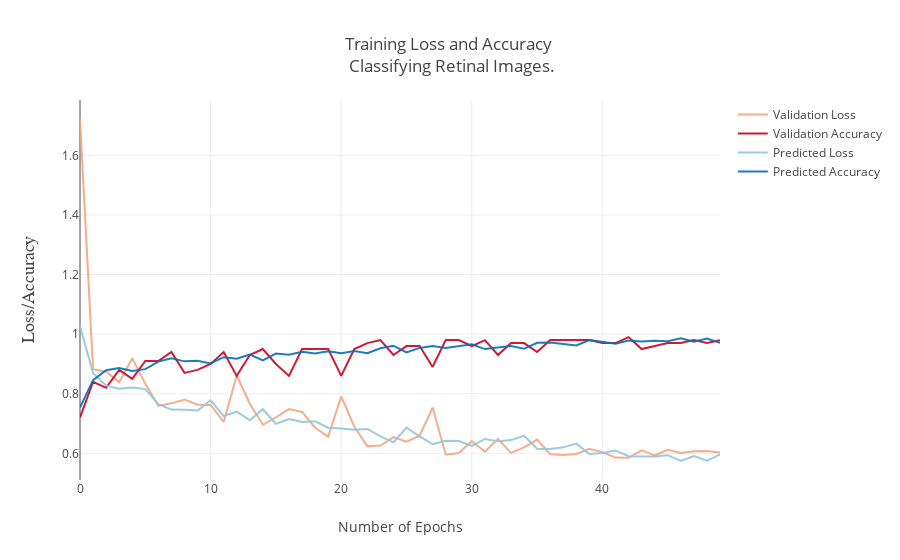

Source (notebook cell):
### Code cell
N = epochs_num #Number of epochs in training

val_loss = go.Scatter(x=np.arange(0, N),y=H.history['val_loss'],
                name = "Validation Loss",line = dict(color = '#f4a582'),opacity = 0.9)

val_acc = go.Scatter(x=np.arange(0, N),y=H.history['val_acc'],
                name = "Validation Accuracy",line = dict(color = '#ca0020'),opacity = 0.9)

loss = go.Scatter(x=np.arange(0, N),y=H.history['loss'],
                name = "Predicted Loss",line = dict(color = '#92c5de'),opacity = 0.9)

acc = go.Scatter(x=np.arange(0, N),y=H.history['acc'],name = "Predicted Accuracy",
                line = dict(color = '#0571b0'),opacity = 0.9)

data = [val_loss,val_acc,loss,acc]


layout = go.Layout(title='Training Loss and Accuracy <br> Classifying Retinal Images.',
                yaxis=dict(title='Loss/Accuracy</b>',ticks='',showticklabels=True,showgrid=True,
                titlefont=dict(family='Arial, sans-serif',size=18))
                ,xaxis=dict(title='Number of Epochs',ticks='',tickangle=0))

fig = dict(data=data, layout=layout)
py.iplot(fig, filename = "Training Loss and Accuracy on Dataset")

### Figure 1 — Plotly figure (JSON) as saved in the notebook; plotly's stock layout.template omitted (floating-point values rounded to 4 significant figures)
{"data": [{"line": {"color": "#f4a582"}, "name": "Validation Loss", "opacity": 0.9, "type": "scatter", "uid": "9860ad9c-99a9-480c-94f6-f33ec6fc078a", "x": [0, 1, 2, 3, 4, 5, 6, 7, 8, 9, 10, 11, 12, 13, 14, 15, 16, 17, 18, 19, 20, 21, 22, 23, 24, 25, 26, 27, 28, 29, 30, 31, 32, 33, 34, 35, 36, 37, 38, 39, 40, 41, 42, 43, 44, 45, 46, 47, 48, 49], "y": [1.722, 0.8825, 0.8737, 0.8389, 0.9195, 0.8338, 0.7591, 0.7678, 0.7809, 0.7634, 0.7626, 0.7054, 0.8612, 0.7667, 0.6959, 0.7206, 0.7486, 0.7389, 0.686, 0.6563, 0.791, 0.69, 0.6235, 0.626, 0.6546, 0.6395, 0.6594, 0.7536, 0.5954, 0.6008, 0.6415, 0.6054, 0.6487, 0.6014, 0.6198, 0.646, 0.5971, 0.5948, 0.5978, 0.6154, 0.6042, 0.5857, 0.5852, 0.61, 0.593, 0.6118, 0.601, 0.6074, 0.6078, 0.6031]}, {"line": {"color": "#ca0020"}, "name": "Validation Accuracy", "opacity": 0.9, "type": "scatter", "uid": "b1329ba2-93a8-4b88-a274-4e08ba0fb9e1", "x": [0, 1, 2, 3, 4, 5, 6, 7, 8, 9, 10, 11, 12, 13, 14, 15, 16, 17, 18, 19, 20, 21, 22, 23, 24, 25, 26, 27, 28, 29, 30, 31, 32, 33, 34, 35, 36, 37, 38, 39, 40, 41, 42, 43, 44, 45, 46, 47, 48, 49], "y": [0.72, 0.84, 0.82, 0.88, 0.85, 0.91, 0.91, 0.94, 0.87, 0.88, 0.9, 0.94, 0.86, 0.93, 0.95, 0.9, 0.86, 0.95, 0.95, 0.95, 0.86, 0.95, 0.97, 0.98, 0.93, 0.96, 0.96, 0.89, 0.98, 0.98, 0.96, 0.98, 0.93, 0.97, 0.97, 0.94, 0.98, 0.98, 0.98, 0.98, 0.97, 0.97, 0.99, 0.95, 0.96, 0.97, 0.97, 0.98, 0.97, 0.98]}, {"line": {"color": "#92c5de"}, "name": "Predicted Loss", "opacity": 0.9, "type": "scatter", "uid": "bc0f3f76-5500-4c0b-a051-c36050d64cc8", "x": [0, 1, 2, 3, 4, 5, 6, 7, 8, 9, 10, 11, 12, 13, 14, 15, 16, 17, 18, 19, 20, 21, 22, 23, 24, 25, 26, 27, 28, 29, 30, 31, 32, 33, 34, 35, 36, 37, 38, 39, 40, 41, 42, 43, 44, 45, 46, 47, 48, 49], "y": [1.028, 0.869, 0.8273, 0.8166, 0.8207, 0.8156, 0.7652, 0.747, 0.7466, 0.7439, 0.7781, 0.725, 0.7399, 0.7111, 0.7481, 0.699, 0.7154, 0.7055, 0.7074, 0.6859, 0.6834, 0.6792, 0.6818, 0.6571, 0.637, 0.6862, 0.6566, 0.6304, 0.6422, 0.6411, 0.6252, 0.6483, 0.6408, 0.6445, 0.6592, 0.615, 0.6143, 0.6202, 0.6325, 0.5976, 0.6008, 0.6098, 0.5905, 0.5913, 0.5897, 0.5939, 0.5743, 0.5906, 0.5751, 0.5962]}, {"line": {"color": "#0571b0"}, "name": "Predicted Accuracy", "opacity": 0.9, "type": "scatter", "uid": "be715b38-9cab-49c7-9f3c-13d1b058dad0", "x": [0, 1, 2, 3, 4, 5, 6, 7, 8, 9, 10, 11, 12, 13, 14, 15, 16, 17, 18, 19, 20, 21, 22, 23, 24, 25, 26, 27, 28, 29, 30, 31, 32, 33, 34, 35, 36, 37, 38, 39, 40, 41, 42, 43, 44, 45, 46, 47, 48, 49], "y": [0.754, 0.8455, 0.8786, 0.8867, 0.8766, 0.8826, 0.9077, 0.9188, 0.9087, 0.9107, 0.9017, 0.9228, 0.9178, 0.9318, 0.9117, 0.9348, 0.9308, 0.9408, 0.9348, 0.9428, 0.9358, 0.943, 0.9358, 0.9529, 0.9609, 0.9388, 0.9539, 0.9599, 0.9539, 0.9609, 0.9659, 0.9498, 0.9549, 0.9599, 0.9509, 0.9709, 0.9719, 0.9669, 0.9619, 0.9799, 0.9739, 0.9679, 0.979, 0.9749, 0.9779, 0.9759, 0.986, 0.9749, 0.985, 0.9709]}], "layout": {"title": {"text": "Training Loss and Accuracy <br> Classifying Retinal Images."}, "xaxis": {"tickangle": 0, "ticks": "", "title": {"text": "Number of Epochs"}}, "yaxis": {"showgrid": true, "showticklabels": true, "ticks": "", "title": {"font": {"family": "Arial, sans-serif", "size": 18}, "text": "Loss/Accuracy</b>"}}}}
